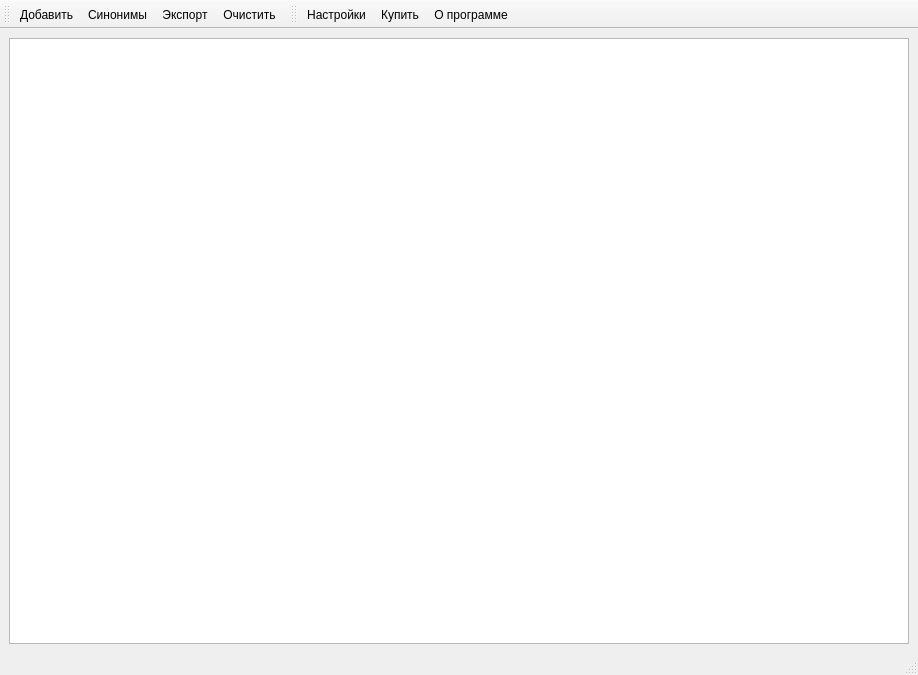
<?xml version="1.0" encoding="UTF-8"?>
<ui version="4.0">
 <class>LinksWindow</class>
 <widget class="QMainWindow" name="LinksWindow">
  <property name="geometry">
   <rect>
    <x>0</x>
    <y>0</y>
    <width>918</width>
    <height>675</height>
   </rect>
  </property>
  <property name="windowTitle">
   <string>ZSiteMap</string>
  </property>
  <property name="iconSize">
   <size>
    <width>32</width>
    <height>32</height>
   </size>
  </property>
  <widget class="QWidget" name="centralwidget">
   <layout class="QGridLayout" name="gridLayout">
    <item row="0" column="0">
     <widget class="QTableView" name="table_tv">
      <property name="contextMenuPolicy">
       <enum>Qt::ActionsContextMenu</enum>
      </property>
      <property name="alternatingRowColors">
       <bool>true</bool>
      </property>
      <property name="selectionBehavior">
       <enum>QAbstractItemView::SelectRows</enum>
      </property>
      <attribute name="horizontalHeaderMinimumSectionSize">
       <number>30</number>
      </attribute>
      <attribute name="horizontalHeaderStretchLastSection">
       <bool>true</bool>
      </attribute>
     </widget>
    </item>
   </layout>
  </widget>
  <widget class="QStatusBar" name="statusbar"/>
  <widget class="QToolBar" name="toolBar">
   <property name="windowTitle">
    <string>Инструменты</string>
   </property>
   <property name="iconSize">
    <size>
     <width>32</width>
     <height>32</height>
    </size>
   </property>
   <property name="toolButtonStyle">
    <enum>Qt::ToolButtonTextUnderIcon</enum>
   </property>
   <attribute name="toolBarArea">
    <enum>TopToolBarArea</enum>
   </attribute>
   <attribute name="toolBarBreak">
    <bool>false</bool>
   </attribute>
   <addaction name="actionAdd"/>
   <addaction name="actionSyno"/>
   <addaction name="actionExport"/>
   <addaction name="actionClear"/>
  </widget>
  <widget class="QToolBar" name="toolBar_2">
   <property name="windowTitle">
    <string>Настройки</string>
   </property>
   <property name="toolButtonStyle">
    <enum>Qt::ToolButtonTextUnderIcon</enum>
   </property>
   <attribute name="toolBarArea">
    <enum>TopToolBarArea</enum>
   </attribute>
   <attribute name="toolBarBreak">
    <bool>false</bool>
   </attribute>
   <addaction name="actionPrefs"/>
   <addaction name="actionBuy"/>
   <addaction name="actionAbout"/>
  </widget>
  <action name="actionAdd">
   <property name="icon">
    <iconset resource="../res/icons.qrc">
     <normaloff>:/sitemap_color.png</normaloff>:/sitemap_color.png</iconset>
   </property>
   <property name="text">
    <string>Добавить</string>
   </property>
   <property name="toolTip">
    <string>Добавить</string>
   </property>
  </action>
  <action name="actionRemove">
   <property name="icon">
    <iconset resource="../res/icons.qrc">
     <normaloff>:/delete.png</normaloff>:/delete.png</iconset>
   </property>
   <property name="text">
    <string>Удалить</string>
   </property>
   <property name="toolTip">
    <string>Удалить</string>
   </property>
  </action>
  <action name="actionClear">
   <property name="icon">
    <iconset resource="../res/icons.qrc">
     <normaloff>:/recycle.png</normaloff>:/recycle.png</iconset>
   </property>
   <property name="text">
    <string>Очистить</string>
   </property>
  </action>
  <action name="actionExport">
   <property name="icon">
    <iconset resource="../res/icons.qrc">
     <normaloff>:/table_export.png</normaloff>:/table_export.png</iconset>
   </property>
   <property name="text">
    <string>Экспорт</string>
   </property>
  </action>
  <action name="actionPrefs">
   <property name="icon">
    <iconset resource="../res/icons.qrc">
     <normaloff>:/setting_tools.png</normaloff>:/setting_tools.png</iconset>
   </property>
   <property name="text">
    <string>Настройки</string>
   </property>
   <property name="toolTip">
    <string>Настройки</string>
   </property>
  </action>
  <action name="actionAbout">
   <property name="icon">
    <iconset resource="../res/icons.qrc">
     <normaloff>:/aaaa32.png</normaloff>:/aaaa32.png</iconset>
   </property>
   <property name="text">
    <string>О программе</string>
   </property>
  </action>
  <action name="actionBuy">
   <property name="icon">
    <iconset resource="../res/icons.qrc">
     <normaloff>:/point_gold.png</normaloff>:/point_gold.png</iconset>
   </property>
   <property name="text">
    <string>Купить</string>
   </property>
  </action>
  <action name="actionSyno">
   <property name="icon">
    <iconset resource="../res/icons.qrc">
     <normaloff>:/emotion_spy.png</normaloff>:/emotion_spy.png</iconset>
   </property>
   <property name="text">
    <string>Синонимы</string>
   </property>
  </action>
  <action name="actionUndo">
   <property name="icon">
    <iconset resource="../res/icons.qrc">
     <normaloff>:/undo.png</normaloff>:/undo.png</iconset>
   </property>
   <property name="text">
    <string>Отмена</string>
   </property>
  </action>
  <action name="actionScript">
   <property name="icon">
    <iconset resource="../res/icons.qrc">
     <normaloff>:/script.png</normaloff>:/script.png</iconset>
   </property>
   <property name="text">
    <string>Скрипт</string>
   </property>
  </action>
 </widget>
 <resources>
  <include location="../res/icons.qrc"/>
 </resources>
 <connections/>
</ui>
